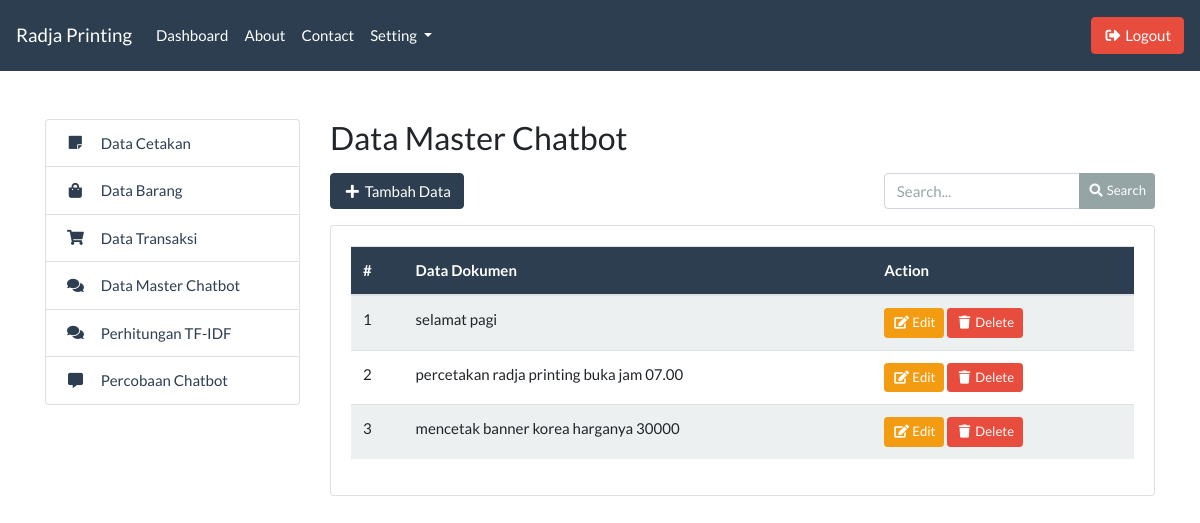
The page /admin/master_index.php (signed in) on the database as committed earlier.
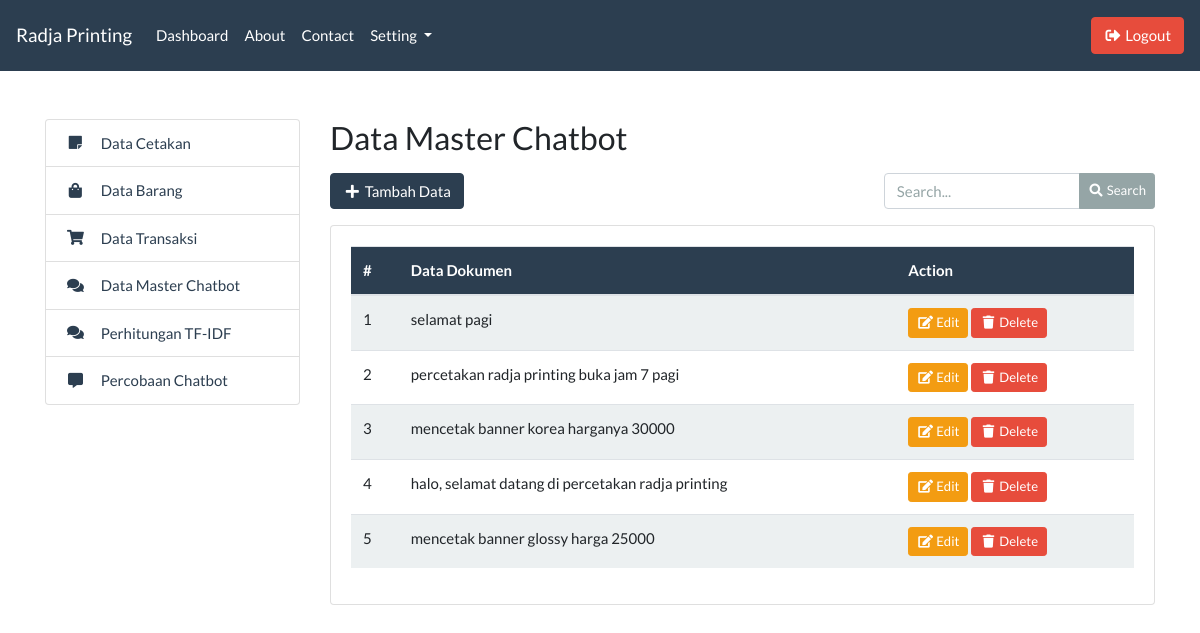
The same page on the database as committed later.
### tables this page shows
CREATE TABLE `tb_dokumen` (
  `id` int(11) NOT NULL,
  `dokumen` varchar(255) NOT NULL
);

### admin/master_index.php (the view, shortened to what this page needs)
<?php include '../templates/admin_header.php'; ?>
<?php include '../templates/admin_sidebar.php'; ?>
<div class="col-md-9">
    <h3>Data Master Chatbot</h3>
    <div class="row mt-3">
        <div class="col-md-4">
            <button type="button" class="btn btn-primary" data-toggle="modal" data-target="#inputModal">
                <i class="fas fa-fw fa-plus"></i> Tambah Data
            </button>
        </div>
        <div class="col-md-8">
            <form action="">
                <div class="form-group float-right">
                    <div class="input-group">
                        <input type="text" name="search" id="search" class="form-control" placeholder="Search...">
                        <div class="input-group-append">
                            <button type="submit" class="btn btn-sm btn-secondary">
                                <i class="fas fa-fw fa-search"></i> Search
                            </button>
                        </div>
                    </div>
                </div>
            </form>
        </div>
    </div>
    <div class="card">
        <div class="card-body">
            <table class="table table-striped" id="table-master">
                <thead class="bg-primary text-white">
                    <tr>
                        <th>#</th>
                        <th>Data Dokumen</th>
                        <th>Action</th>
                    </tr>
                </thead>
                <tbody>
                    <?php
                        include '../koneksi.php';
                        $data = mysqli_query($koneksi, "SELECT * FROM tb_dokumen");
                        $no = 1;
                        while($d = mysqli_fetch_array($data)) {
                    ?>
                    <tr>
                        <td><?= $no++; ?></td>
                        <td><?= $d['dokumen']; ?></td>
                        <td>
                            <a href="master_edit.php?id=<?= $d['id']; ?>" class="btn btn-warning btn-sm">
                                <i class="fas fa-fw fa-edit"></i> Edit
                            </a>
                            <a href="master_delete.php?id=<?= $d['id']; ?>" class="btn btn-danger btn-sm">
                                <i class="fas fa-fw fa-trash"></i> Delete
                            </a>
                        </td>
                    </tr>
                    <?php } ?>
                </tbody>
            </table>
        </div>
    </div>
</div>
<?php include '../templates/admin_footer.php'; ?>

Rows that differ between the two databases and show on the page:
changed tb_dokumen: dokumen "percetakan radja printing buka jam 07.00" → "percetakan radja printing buka jam 7 pagi"
added tb_dokumen: dokumen "halo, selamat datang di percetakan radja printing"
added tb_dokumen: dokumen "mencetak banner glossy harga 25000"
